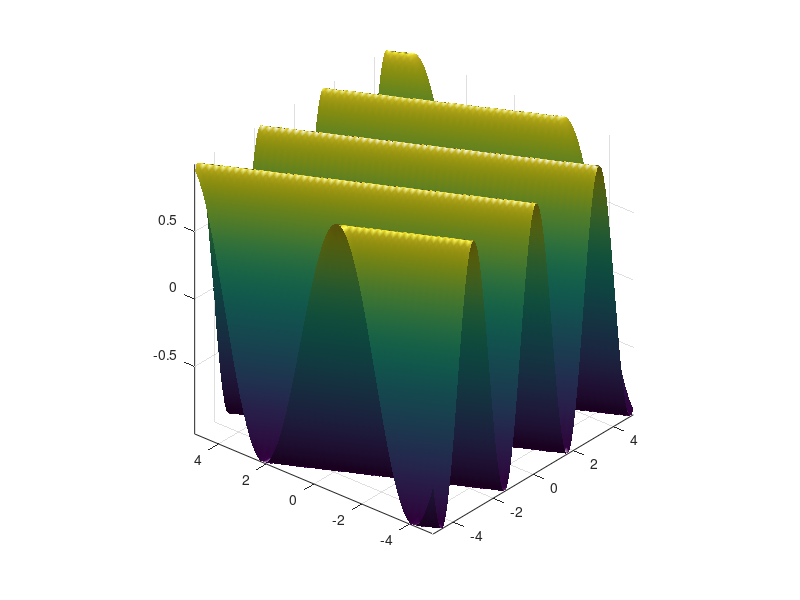

Here is the MATLAB script that generated this plot:
% 2. Display the 3-d plot of 2-d functions using perspective projections:
% sin(ux+vy) for all x,y and different values of u & v.

[X,Y] = meshgrid(-5:.1:5);
U = 2;
V = 1;
Z = sin(U*X+V*Y);
surf(X,Y,Z,'FaceColor','interp',...
    'EdgeColor','none',...
    'FaceLighting','phong')
daspect([5 5 1])
axis tight
view(-50,30)
camlight left
%mesh(X,Y,Z)